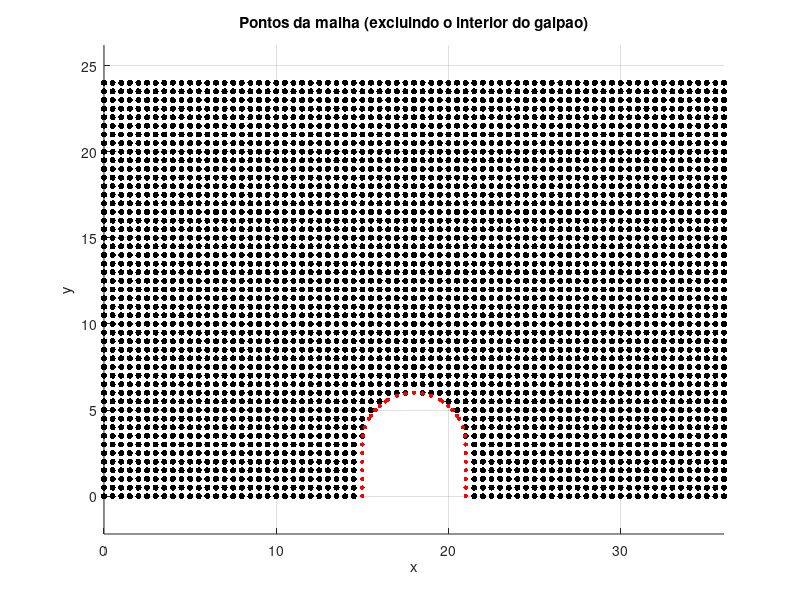

MATLAB code to generate this figure: (Note: this script raises an error after producing the figure.)
clc, clear

% Criacao da malha

h = 3;          % Altura da parede do galpao
d = 5*h;        % Distancia da origem ate o galpao
L = 2*h;        % Largura do galpao
H = 8*h;        % Altura total do dominio

dx = 0.5;       % Passo em x
dy = dx;        % Passo em y (igual a dx)

x = 0:dx:(2*d+L);   % Vetor de posicoes em x
y = 0:dy:H;         % Vetor de posicoes em y

[X,Y] = meshgrid(x,y);  % Criar malha 2D

% Parametros do problema

V = 100/3.6;        % Velocidade do escoamento (m/s)
lambda = 1.85;      % Parametro de relaxacao
tolerancia = 0.01;  % Tolerancia para convergencia
rho = 1.25;         % Densidade do ar (kg/m³)
gamma_ar = 1.4;     % Razao de calor especifico do ar

% Identificar pontos dentro do galpao (solido)

isSolido = false(size(X));  % Matriz logica para identificar regiao solida

for i = 1:length(x)
    for j = 1:length(y)
        xi = x(i);
        yj = y(j);
        % Verifica se o ponto esta dentro do telhado curvo
        if xi >= d && xi <= d + L
            y_teto = sqrt((L/2)^2 - (xi - (d + L/2))^2) + h;
            if yj <= y_teto
                isSolido(j,i) = true;
            end
        end
    end
end

% Definir geometria do galpao para plotagem

[~, j_first] = find(isSolido(1, :), 1, 'first');
x_telha = (X(1,j_first)):dx:(d + L - dx);
y_telha = sqrt((L/2).^2 - (x_telha - (d + L/2)).^2) + h;
y_telha_aux = Y(length(0:dy:h)+1,1):dy:(h+L/2);
x_telha_esq = d + L/2 - sqrt((L/2)^2 - (y_telha_aux - h).^2);
x_telha_dir  = d + L/2 + sqrt((L/2)^2 - (y_telha_aux - h).^2);
y_parede_esq = 0:dy:h;
x_parede_esq = d*ones(size(y_parede_esq));
y_parede_dir = 0:dy:h;
x_parede_dir = (d+L)*ones(size(y_parede_dir));

x_galpao = [x_parede_esq, x_telha_esq, x_telha, x_telha_dir, x_parede_dir];
y_galpao = [y_parede_esq, y_telha_aux, y_telha, y_telha_aux, y_parede_dir];

% Plotar malha computacional
figure;
mask = ~isSolido;  % Pontos fluidos
scatter( X(mask), Y(mask), 20, 'k', 'filled' )
hold on
scatter(x_galpao, y_galpao, 10, 'r', 'filled')
axis equal
xlabel('x'); ylabel('y');
title('Pontos da malha (excluindo o interior do galpao)');
% xticks(min(x):dx:max(x));
% yticks(min(y):dy:max(y));
grid on;

% Inicializar funcao de corrente

psi = 0*ones(size(X));
psi(isSolido) = 0;
psi = cond_contorno(X,Y,dx,dy,H,V,psi);
psi_aux = psi;

% Resolver equacao de Laplace para psi com metodo SOR

erro = 1;
while max(abs(erro(:))) > tolerancia
%     mesh(X,Y,psi)
    psi_aux = psi;
    
    for i = 2:size(X,2)-1
        for j = 2:size(Y,1)-1
            if ~isSolido(j,i)
                % Tratar pontos proximos as fronteiras
                if isSolido(j,i-1) || isSolido(j,i+1) || isSolido(j-1,i)
                    % Casos especiais para fronteiras curvas
                    if isSolido(j, i+1) && ~isSolido(j-1, i)
                        if Y(j,i) > h
                            a = abs(((d + L/2 - sqrt((L/2)^2 - (Y(j,i) - h)^2))-X(j,i))/dx);
                        else
                            a = abs((d-X(j,i))/dx);
                        end
                        psi(j,i) = (2/(a*dx^2)+2/dy^2)^(-1)*(2*psi(j,i-1)/(dx^2*(a+1))+(psi(j+1,i)+psi(j-1,i))/dy^2);
                    
                    elseif isSolido(j, i+1) && isSolido(j-1, i)
                        a = abs(((d + L/2 - sqrt((L/2)^2 - (Y(j,i) - h)^2))-X(j,i))/dx);
                        b = abs((Y(j,i)-(sqrt((L/2)^2 - (X(j,i) - (d + L/2))^2) + h))/dy);
                        psi(j,i) = (2/(a*dx^2)+2/(b*dy^2))^(-1)*(2*psi(j,i-1)/(dx^2*(a+1))+2*psi(j+1,i)/(dy^2*(b+1)));
                    
                    elseif isSolido(j, i-1) && isSolido(j-1, i)
                        a = abs(((d + L/2 + sqrt((L/2)^2 - (Y(j,i) - h)^2))-X(j,i))/dx);
                        b = abs((Y(j,i)-(sqrt((L/2)^2 - (X(j,i) - (d + L/2))^2) + h))/dy);
                        psi(j,i) = (2/(a*dx^2)+2/(b*dy^2))^(-1)*(2*psi(j,i+1)/(dx^2*(a+1))+2*psi(j+1,i)/(dy^2*(b+1)));
                       
                    elseif isSolido(j, i-1) && ~isSolido(j-1, i)
                        if Y(j,i) > h
                            a = abs(((d + L/2 + sqrt((L/2)^2 - (Y(j,i) - h)^2))-X(j,i))/dx);
                        else
                            a = abs(((d+L)-X(j,i))/dx);
                        end
                        psi(j,i) = (2/(a*dx^2)+2/dy^2)^(-1)*(2*psi(j,i+1)/(dx^2*(a+1))+(psi(j+1,i)+psi(j-1,i))/dy^2);
                       
                    elseif (~isSolido(j,i-1) && ~isSolido(j,i+1)) && isSolido(j-1,i)
                        b = abs((Y(j,i)-(sqrt((L/2)^2 - (X(j,i) - (d + L/2))^2) + h))/dy);
                        psi(j,i) = (2/(dx^2) + 2/(b*dy^2))^(-1)*((psi(j,i+1)+psi(j,i-1))/(dx^2)+2*psi(j+1,i)/(dy^2*(b+1)));
                    else
                        disp("Ponto nao esperado")
                    end
                else
                    % Pontos internos - equacao de Laplace
                    psi(j,i) = (lambda/4)*(psi(j-1,i)+psi(j+1,i)+psi(j,i-1)+psi(j,i+1)) + (1-lambda)*psi_aux(j,i);
                end    
            end
        end
    end
    erro = abs((psi - psi_aux) ./ max(abs(psi), 1e-10));
    display(max(erro(:)));
end

% Plotar funcao de corrente

figure;
contourf(X, Y, psi, 20, 'LineColor', 'none');
cb = colorbar;
ylabel(cb, 'Funcao de corrente (m^2/s)');
axis equal;
xlabel('x'); ylabel('y');
title('Funcao de Corrente (\psi)');
hold on;
scatter(X(isSolido), Y(isSolido), 10, 'k', 'filled');

% Calcular campo de velocidade

u = zeros(size(psi));
v = zeros(size(psi));
for linha = 2:length(y)-1
    for coluna = 2:length(x)-1
        v(linha,coluna) = -(psi(linha,coluna+1) - psi(linha,coluna-1)) / (2*dx);
        u(linha,coluna) = (psi(linha+1,coluna) - psi(linha-1,coluna)) / (2*dy);
    end
end

% Calcular campo de pressao

p = zeros(size(psi));
for linha = 2:length(y)-1
    for coluna = 2:length(x)-1
        p(linha,coluna) = rho * ((gamma_ar-1)/gamma_ar) * ( (V^2)/2 - ((sqrt(u(linha,coluna)^2 + v(linha,coluna)^2 ))^2)/2 );
    end
end

% Calcular pressao ao longo do telhado

p_telhado = zeros(2, L/dx+1);
for coluna = 1:length(p_telhado)
    p_telhado(1,coluna) = min(p(:,coluna + length(0:dx:d) - 1));
    p_telhado(2,coluna) = d + (coluna-1)*dx;
end

% Plotar pressao no telhado

figure;
yyaxis right
x_telhado_plot = d:dx:(d+L);
plot(x_telhado_plot,sqrt((L/2).^2 - (x_telhado_plot - (d + L/2)).^2) + h , 'Color', 'k', 'LineWidth', 1.5);
ylabel('Y do telhado (m)', 'Color', 'k');
ylim([min(y_telha) max(y_telha)]);
set(gca, 'YColor', 'k');

yyaxis left
plot(p_telhado(2,:), p_telhado(1,:), 'Color', 'b', 'LineWidth', 1.5);
ylabel('Diferencial de pressao (Pa)', 'Color', 'b');
ylim([min(p_telhado(1,:)) max(p_telhado(1,:))]);
set(gca, 'YColor', 'b');

xlabel('x (m)');
title('Diferencial de pressao ao longo do telhado');
grid on;

% Calcular forca resultante no telhado

x_c = d + L/2;  % Centro do telhado
y_c = h;
p_forca = p_telhado(:,2:end-1);
i = 1;
F = 0;
for xi = d+dx:dx:(d+L)-dx
    yi = sqrt((L/2)^2 - (xi - (d + L/2)).^2) + h;
    n_vec = [xi - x_c, yi - y_c];
    norm_n = norm(n_vec);
    n = n_vec / norm_n;
    
    x_seg = xi+dx;
    y_seg = sqrt((L/2)^2 - (x_seg - (d + L/2)).^2) + h;
    
    dl = sqrt((xi-x_seg)^2+(yi-y_seg)^2);
    dF = -p_forca(1,i)*dl*60*n;
    F = F+dF(2);
    i = i+1;
end

fprintf('Forca telhado: F = %.2f kN\n', F/1000);

% Plotar campo de velocidade

step = 2;
Xq = X(1:step:end, 1:step:end);
Yq = Y(1:step:end, 1:step:end);
uq = u(1:step:end, 1:step:end);
vq = v(1:step:end, 1:step:end);
maskq = mask(1:step:end, 1:step:end);
vel_mag = sqrt(u.^2 + v.^2);

figure;
contourf(X(2:end-1,2:end-1), Y(2:end-1,2:end-1), vel_mag(2:end-1,2:end-1), 20, 'LineColor', 'none');
cb = colorbar;
ylabel(cb, 'Velocidade (m/s)');
colormap jet;
hold on;
quiver(Xq(maskq), Yq(maskq), uq(maskq), vq(maskq), ...
    'AutoScaleFactor', 1.2, ...
    'Color', 'k', ...
    'LineWidth', 1);
axis equal;
grid on;
scatter(X(isSolido), Y(isSolido), 10, 'k', 'filled');
xlabel('x (m)');
ylabel('y (m)');
title('Campo de Velocidade');

% Plotar campo de pressao

figure;
contourf(X, Y, p, 12 , 'LineColor', 'none');
cb = colorbar;
ylabel(cb, 'Pressao (Pa)');
axis equal;
xlabel('x'); ylabel('y');
title('Distribuicao diferencial de pressao');
hold on; 
scatter(X(isSolido), Y(isSolido), 10, 'k', 'filled');

% Funcao para condicoes de contorno

function psi = cond_contorno(X,Y,dx,dy,H,V,psi)
    % Margem inferior
    psi(1,:) = 0;
   
    % Margens laterais
    for j = 2:size(Y,1)
        if Y(j,1) <= 0.05*H
            psi(j,1) = V*(Y(j,1))^2/(0.1*H);
            psi(j,end) = V*(Y(j,end))^2/(0.1*H);
        else
            psi(j,1) = V*Y(j,1) + V*(1-0.05*H);
            psi(j,end) = V*Y(j,end) + V*(1-0.05*H);
        end
    end
   
    psi(end,:) = psi(end,1);
end